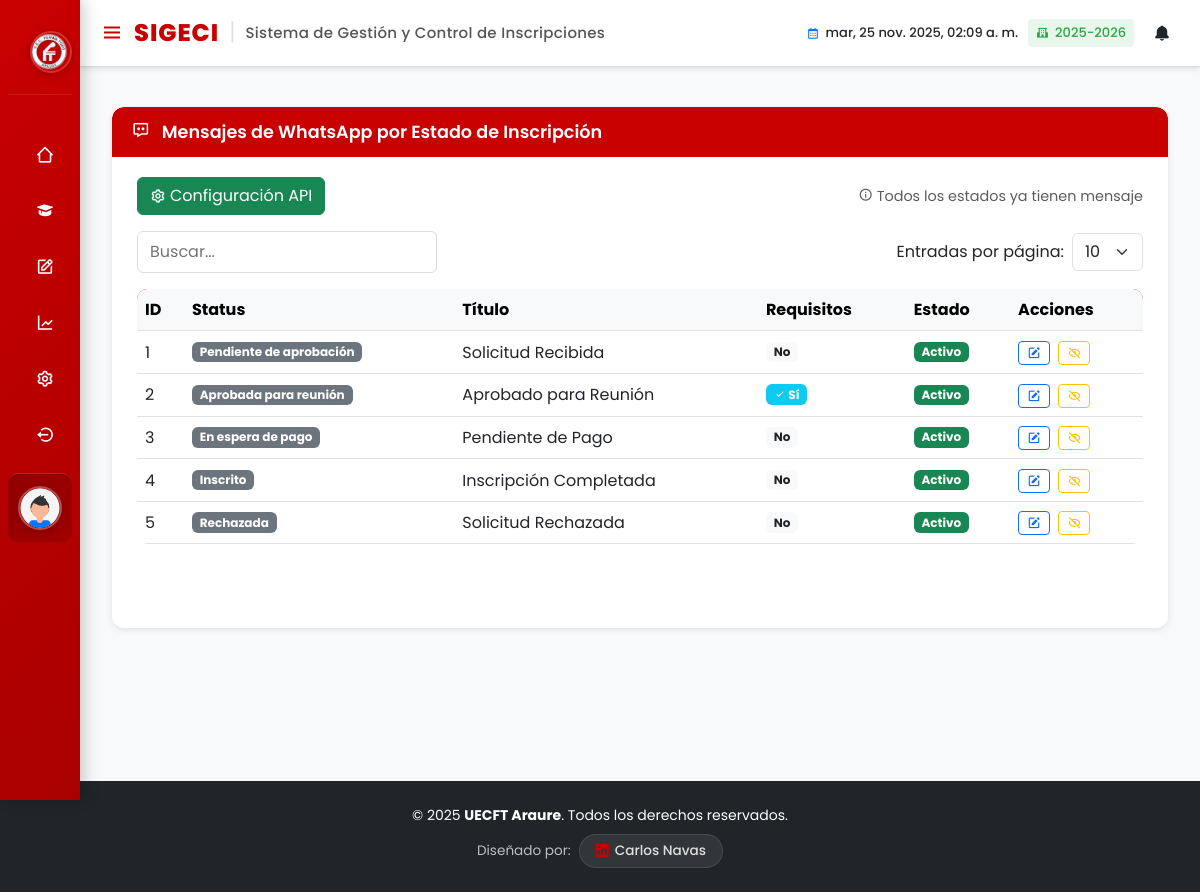
The app's page /vistas/configuracion/whatsapp/mensajes.php (signed in) with its own data.
### tables this page shows
CREATE TABLE fecha_escolar (
    IdFecha_Escolar int NOT NULL AUTO_INCREMENT PRIMARY KEY,
    fecha_escolar varchar(50) NOT NULL,
    fecha_activa BOOLEAN NOT NULL DEFAULT FALSE,
    inscripcion_activa BOOLEAN NOT NULL DEFAULT FALSE,
    renovacion_activa BOOLEAN NOT NULL DEFAULT FALSE
);

CREATE TABLE mensaje_whatsapp (
    IdMensajeWhatsapp INT NOT NULL AUTO_INCREMENT PRIMARY KEY,
    IdStatus INT NOT NULL COMMENT 'Status de inscripción asociado',
    titulo VARCHAR(100) NOT NULL COMMENT 'Título identificador del mensaje',
    contenido TEXT NOT NULL COMMENT 'Contenido del mensaje con variables (soporta emojis)',
    incluir_requisitos BOOLEAN NOT NULL DEFAULT FALSE COMMENT 'Si se incluyen requisitos del nivel',
    activo BOOLEAN NOT NULL DEFAULT TRUE COMMENT 'Si el mensaje está activo',
    fecha_creacion DATETIME DEFAULT CURRENT_TIMESTAMP,
    fecha_actualizacion DATETIME DEFAULT CURRENT_TIMESTAMP ON UPDATE CURRENT_TIMESTAMP,
    FOREIGN KEY (IdStatus) REFERENCES status(IdStatus)
);

CREATE TABLE status (
    IdStatus int NOT NULL AUTO_INCREMENT PRIMARY KEY,
    IdTipo_Status int NOT NULL,
    status varchar(50) NOT NULL,
    FOREIGN KEY (IdTipo_Status) REFERENCES tipo_status(IdTipo_Status)
);

### modelos/MensajeWhatsapp.php (called while the page is built, shortened)
<?php
class MensajeWhatsapp {
    private $conn;
    private $table = "mensaje_whatsapp";
    public function __construct($db) {
        $this->conn = $db;
    }
    public function obtenerTodos() {
        $query = "SELECT m.*, s.status as nombre_status
                  FROM " . $this->table . " m
                  INNER JOIN status s ON m.IdStatus = s.IdStatus
                  ORDER BY m.IdStatus ASC, m.activo DESC";
        $stmt = $this->conn->prepare($query);
        $stmt->execute();
        return $stmt->fetchAll(PDO::FETCH_ASSOC);
    }
}

### vistas/configuracion/whatsapp/mensajes.php (the view, shortened to what this page needs)
<?php
require_once __DIR__ . '/../../../modelos/MensajeWhatsapp.php';
$database = new Database();
$conexion = $database->getConnection();
$mensajeModel = new MensajeWhatsapp($conexion);
$mensajes = $mensajeModel->obtenerTodos();
$statusDisponibles = $mensajeModel->obtenerStatusSinMensaje();
$esAdmin = ($_SESSION['idPerfil'] == 1);
?>
<head>
</head>
<?php include '../../layouts/menu.php'; ?>
<?php include '../../layouts/header.php'; ?>
<section class="home-section">
    <div class="main-content">
        <div class="container">
            <div class="row justify-content-center">
                <div class="col-12">
                    <div class="card">
                        <div class="card-header">
                            <i class='bx bx-message-dots'></i> Mensajes de WhatsApp por Estado de Inscripción
                        </div>
                        <div class="card-body">
                            <div class="d-flex justify-content-between align-items-center mb-3 flex-wrap gap-2">
                                <?php if ($esAdmin): ?>
                                    <a href="whatsapp.php" class="btn btn-success d-flex align-items-center">
                                        <i class='bx bx-cog me-1'></i> Configuración API
                                    </a>
                                <?php else: ?>
                                    <div></div>
                                <?php endif; ?>
                                <?php if (!empty($statusDisponibles)): ?>
                                    <a href="nuevo_mensaje.php" class="btn btn-danger d-flex align-items-center">
                                        <i class='bx bx-plus-medical me-1'></i> Nuevo Mensaje
                                    </a>
                                <?php else: ?>
                                    <span class="text-muted small">
                                        <i class='bx bx-info-circle'></i> Todos los estados ya tienen mensaje
                                    </span>
                                <?php endif; ?>
                            </div>
                            <div class="d-flex flex-wrap justify-content-between align-items-center mb-3 gap-2">
                                <div class="flex-grow-1" style="max-width: 300px;">
                                    <input type="text" class="search-input" id="buscar" placeholder="Buscar...">
                                </div>
                                <div class="d-flex align-items-center">
                                    <label for="entries" class="me-2">Entradas por página:</label>
                                    <select id="entries" class="form-select" style="width: auto;">
                                        <option value="10">10</option>
                                    </select>
                                </div>
                            </div>
                            <div class="table-responsive">
                                <table class="table table-hover align-middle" id="tabla-mensajes">
                                    <thead class="table-light">
                                        <tr>
                                            <th>ID</th>
                                            <th>Status</th>
                                            <th>Título</th>
                                            <th>Requisitos</th>
                                            <th>Estado</th>
                                            <th>Acciones</th>
                                        </tr>
                                    </thead>
                                    <tbody id="table-body">
                                        <?php foreach ($mensajes as $msg): ?>
                                            <tr>
                                                <td><?= htmlspecialchars($msg['IdMensajeWhatsapp']) ?></td>
                                                <td>
                                                    <span class="badge bg-secondary">
                                                        <?= htmlspecialchars($msg['nombre_status']) ?>
                                                    </span>
                                                </td>
                                                <td><?= htmlspecialchars($msg['titulo']) ?></td>
                                                <td>
                                                    <?php if ($msg['incluir_requisitos']): ?>
                                                        <span class="badge bg-info"><i class='bx bx-check'></i> Sí</span>
                                                    <?php else: ?>
                                                        <span class="badge bg-light text-dark">No</span>
                                                    <?php endif; ?>
                                                </td>
                                                <td>
                                                    <?php if ($msg['activo']): ?>
                                                        <span class="badge bg-success">Activo</span>
                                                    <?php else: ?>
                                                        <span class="badge bg-danger">Inactivo</span>
                                                    <?php endif; ?>
                                                </td>
                                                <td>
                                                    <a href="editar_mensaje.php?id=<?= $msg['IdMensajeWhatsapp'] ?>"
                                                       class="btn btn-sm btn-outline-primary me-1" title="Editar">
                                                        <i class='bx bxs-edit'></i>
                                                    </a>
                                                    <?php if ($esAdmin): ?>
                                                        <?php if ($msg['activo']): ?>
                                                            <button class="btn btn-sm btn-outline-warning"
                                                                    onclick="cambiarEstado(<?= $msg['IdMensajeWhatsapp'] ?>, 0)"
                                                                    title="Desactivar">
                                                                <i class='bx bx-hide'></i>
                                                            </button>
                                                        <?php endif; ?>
                                                    <?php endif; ?>
                                                </td>
                                            </tr>
                                        <?php endforeach; ?>
                                    </tbody>
                                </table>
                            </div>
                            <div class="d-flex justify-content-center mt-3">
                            </div>
                        </div>
                    </div>
                </div>
            </div>
        </div>
    </div>
</section>
<?php include '../../layouts/footer.php'; ?>
</body>
</html>

### vistas/layouts/menu.php (shortened to what this page needs)
<?php
$idPersona = $_SESSION['idPersona'];
global $conexion;
try {
    $idPerfil = $_SESSION['idPerfil'];
} catch (PDOException $e) {
    error_log("Error crítico en menu.php: " . $e->getMessage());
    session_unset();
    session_destroy();
    echo '
    <script src="https://cdn.jsdelivr.net/npm/sweetalert2@11"></script>
    <script>
        document.addEventListener("DOMContentLoaded", function() {
            Swal.fire({
                title: "Error del Sistema",
                text: "Ocurrió un error al cargar tu información. Por favor, intenta nuevamente.",
                icon: "error",
                confirmButtonText: "Ir al Login",
                confirmButtonColor: "#c90000"
            }).then(() => {
                window.location.href = "../../login/login.php";
            });
        });
    </script>';
    exit;
}
$perfilesInternos = [1, 2, 6, 7, 8, 9, 10];
$perfilesSinAcceso = [2, 3];
$sqlPerfiles = "SELECT IdPerfil FROM detalle_perfil WHERE IdPersona = :idPersona";
$stmtPerfiles = $conexion->prepare($sqlPerfiles);
$stmtPerfiles->bindParam(':idPersona', $idPersona, PDO::PARAM_INT);
$stmtPerfiles->execute();
$todosLosPerfiles = $stmtPerfiles->fetchAll(PDO::FETCH_COLUMN);
$tienePerfilInterno = !empty(array_intersect($todosLosPerfiles, $perfilesInternos));
$esSinAcceso = in_array($idPerfil, $perfilesSinAcceso);
$perfilesConNotificaciones = [1, 6, 7, 8, 9, 10];
$tienePerfilConNotificaciones = !empty(array_intersect($todosLosPerfiles, $perfilesConNotificaciones));
$menuModo = $_SESSION['menu_modo'];
$queryAnoActivo = "SELECT fecha_escolar FROM fecha_escolar WHERE fecha_activa = 1 LIMIT 1";
$stmtAnoActivo = $conexion->prepare($queryAnoActivo);
$stmtAnoActivo->execute();
$anoEscolarActivo = $stmtAnoActivo->fetch(PDO::FETCH_ASSOC);
$nombreAnoEscolar = $anoEscolarActivo ? $anoEscolarActivo['fecha_escolar'] : 'Sin año activo';
?>
<div class="sidebar close">
    <div class="logo-details">
        <img src="../../../assets/images/fermin.png" alt="Logo">
    </div>
    <div class="sidebar-scroll">
        <ul class="nav-links">
            <?php if ($esSinAcceso): ?>
                <li>
                    <a href="../../inicio/inicio/inicio.php">
                        <i class='bx bx-home-alt'></i>
                        <span class="link_name">Inicio</span>
                    </a>
                </li>
                <li>
                    <a href="../../configuracion/contrasena/contrasena.php">
                        <i class='bx bx-lock-alt'></i>
                        <span class="link_name">Cambiar Contraseña</span>
                    </a>
                </li>
            <?php elseif ($menuModo === 'admin' && $tienePerfilInterno): ?>
                <li>
                    <a href="../../inicio/inicio/inicio.php">
                        <i class='bx bx-home-alt-2'></i>
                    </a>
                </li>
                <li>
                    <div class="icon-link">
                        <a href="#">
                            <i class='bx bxs-graduation'></i>
                        </a>
                    </div>
                </li>
                <li>
                    <div class="icon-link">
                        <a href="#">
                            <i class='bx bx-edit'></i>
                        </a>
                    </div>
                </li>
                <li>
                    <div class="icon-link">
                        <a href="#">
                            <i class='bx bx-line-chart'></i>
                        </a>
                    </div>
                </li>
                <li>
                    <div class="icon-link">
                        <a href="#">
                            <i class='bx bx-cog'></i>
                        </a>
                    </div>
                </li>
            <?php endif; ?>
            <li>
                <div class="icon-link">
                    <a href="../../../controladores/login/cerrar_sesion.php">
                        <i class='bx bx-log-out-circle'></i>
                    </a>
                </div>
            </li>
            <li>
                <div class="profile-details">
                    <div class="profile-content">
                        <img src="../../../assets/images/avatar.svg" alt="Perfil">
                    </div>
                </div>
            </li>
        </ul>
    </div>
</div>
<section class="home-section">
    <div class="home-content">
        <div class="left-section">
            <i class='bx bx-menu'></i>
            <div class="brand-text">
                <span class="acronym">SIGECI</span>
                <span class="separator">|</span>
                <span class="full-name">Sistema de Gestión y Control de Inscripciones</span>
            </div>
        </div>
        <div class="right-section">
            <div class="datetime">
                <i class='bx bx-calendar'></i>
                <span id="current-date-time"></span>
            </div>
            <div class="school-year">
                <i class='bx bxs-school'></i>
                <span><?= htmlspecialchars($nombreAnoEscolar) ?></span>
            </div>
            <?php if ($tienePerfilConNotificaciones): ?>
                <div class="notification" id="notification-btn">
                    <i class='bx bxs-bell' id="notification-btn-icon"></i>
                </div>
            <?php endif; ?>
        </div>
    </div>
</section>

### records on screen
fecha_escolar: fecha_escolar "2025-2026"
mensaje_whatsapp: IdMensajeWhatsapp "1", IdStatus.status "Pendiente de aprobación", titulo "Solicitud Recibida", incluir_requisitos "No", activo "Activo"
mensaje_whatsapp: IdMensajeWhatsapp "2", IdStatus.status "Aprobada para reunión", titulo "Aprobado para Reunión", incluir_requisitos 1 (drawn), activo "Activo"
mensaje_whatsapp: IdMensajeWhatsapp "3", IdStatus.status "En espera de pago", titulo "Pendiente de Pago", incluir_requisitos "No", activo "Activo"
mensaje_whatsapp: IdMensajeWhatsapp "4", IdStatus.status "Inscrito", titulo "Inscripción Completada", incluir_requisitos "No", activo "Activo"
mensaje_whatsapp: IdMensajeWhatsapp "5", IdStatus.status "Rechazada", titulo "Solicitud Rechazada", incluir_requisitos "No", activo "Activo"
